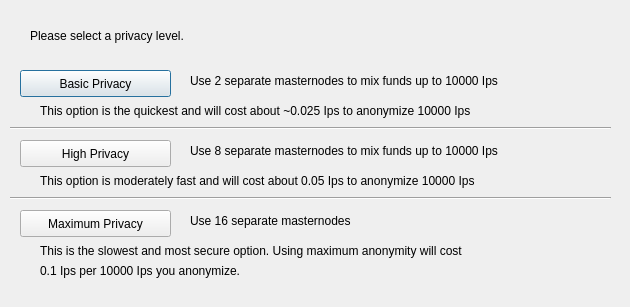
<?xml version="1.0" encoding="UTF-8"?>
<ui version="4.0">
 <class>ObfuscationConfig</class>
 <widget class="QDialog" name="ObfuscationConfig">
  <property name="geometry">
   <rect>
    <x>0</x>
    <y>0</y>
    <width>630</width>
    <height>307</height>
   </rect>
  </property>
  <property name="windowTitle">
   <string>Configure Obfuscation</string>
  </property>
  <widget class="QPushButton" name="buttonBasic">
   <property name="geometry">
    <rect>
     <x>20</x>
     <y>70</y>
     <width>151</width>
     <height>27</height>
    </rect>
   </property>
   <property name="text">
    <string>Basic Privacy</string>
   </property>
  </widget>
  <widget class="QPushButton" name="buttonHigh">
   <property name="geometry">
    <rect>
     <x>20</x>
     <y>140</y>
     <width>151</width>
     <height>27</height>
    </rect>
   </property>
   <property name="text">
    <string>High Privacy</string>
   </property>
  </widget>
  <widget class="QPushButton" name="buttonMax">
   <property name="geometry">
    <rect>
     <x>20</x>
     <y>210</y>
     <width>151</width>
     <height>27</height>
    </rect>
   </property>
   <property name="text">
    <string>Maximum Privacy</string>
   </property>
  </widget>
  <widget class="QLabel" name="label">
   <property name="geometry">
    <rect>
     <x>30</x>
     <y>20</y>
     <width>571</width>
     <height>31</height>
    </rect>
   </property>
   <property name="text">
    <string>Please select a privacy level.</string>
   </property>
  </widget>
  <widget class="QLabel" name="label_2">
   <property name="geometry">
    <rect>
     <x>190</x>
     <y>70</y>
     <width>421</width>
     <height>21</height>
    </rect>
   </property>
   <property name="text">
    <string>Use 2 separate masternodes to mix funds up to 10000 Ips</string>
   </property>
  </widget>
  <widget class="QLabel" name="label_3">
   <property name="geometry">
    <rect>
     <x>190</x>
     <y>140</y>
     <width>411</width>
     <height>21</height>
    </rect>
   </property>
   <property name="text">
    <string>Use 8 separate masternodes to mix funds up to 10000 Ips</string>
   </property>
  </widget>
  <widget class="QLabel" name="label_4">
   <property name="geometry">
    <rect>
     <x>190</x>
     <y>210</y>
     <width>421</width>
     <height>21</height>
    </rect>
   </property>
   <property name="text">
    <string>Use 16 separate masternodes</string>
   </property>
  </widget>
  <widget class="QLabel" name="label_6">
   <property name="geometry">
    <rect>
     <x>40</x>
     <y>100</y>
     <width>561</width>
     <height>21</height>
    </rect>
   </property>
   <property name="text">
    <string>This option is the quickest and will cost about ~0.025 Ips to anonymize 10000 Ips</string>
   </property>
  </widget>
  <widget class="QLabel" name="label_7">
   <property name="geometry">
    <rect>
     <x>40</x>
     <y>170</y>
     <width>561</width>
     <height>21</height>
    </rect>
   </property>
   <property name="text">
    <string>This option is moderately fast and will cost about 0.05 Ips to anonymize 10000 Ips</string>
   </property>
  </widget>
  <widget class="QLabel" name="label_8">
   <property name="geometry">
    <rect>
     <x>40</x>
     <y>240</y>
     <width>561</width>
     <height>21</height>
    </rect>
   </property>
   <property name="text">
    <string>This is the slowest and most secure option. Using maximum anonymity will cost</string>
   </property>
  </widget>
  <widget class="QLabel" name="label_9">
   <property name="geometry">
    <rect>
     <x>40</x>
     <y>260</y>
     <width>561</width>
     <height>21</height>
    </rect>
   </property>
   <property name="text">
    <string>0.1 Ips per 10000 Ips you anonymize.</string>
   </property>
  </widget>
  <widget class="Line" name="line">
   <property name="geometry">
    <rect>
     <x>10</x>
     <y>120</y>
     <width>601</width>
     <height>16</height>
    </rect>
   </property>
   <property name="orientation">
    <enum>Qt::Horizontal</enum>
   </property>
  </widget>
  <widget class="Line" name="line_2">
   <property name="geometry">
    <rect>
     <x>10</x>
     <y>190</y>
     <width>601</width>
     <height>16</height>
    </rect>
   </property>
   <property name="orientation">
    <enum>Qt::Horizontal</enum>
   </property>
  </widget>
 </widget>
 <resources/>
 <connections/>
</ui>
